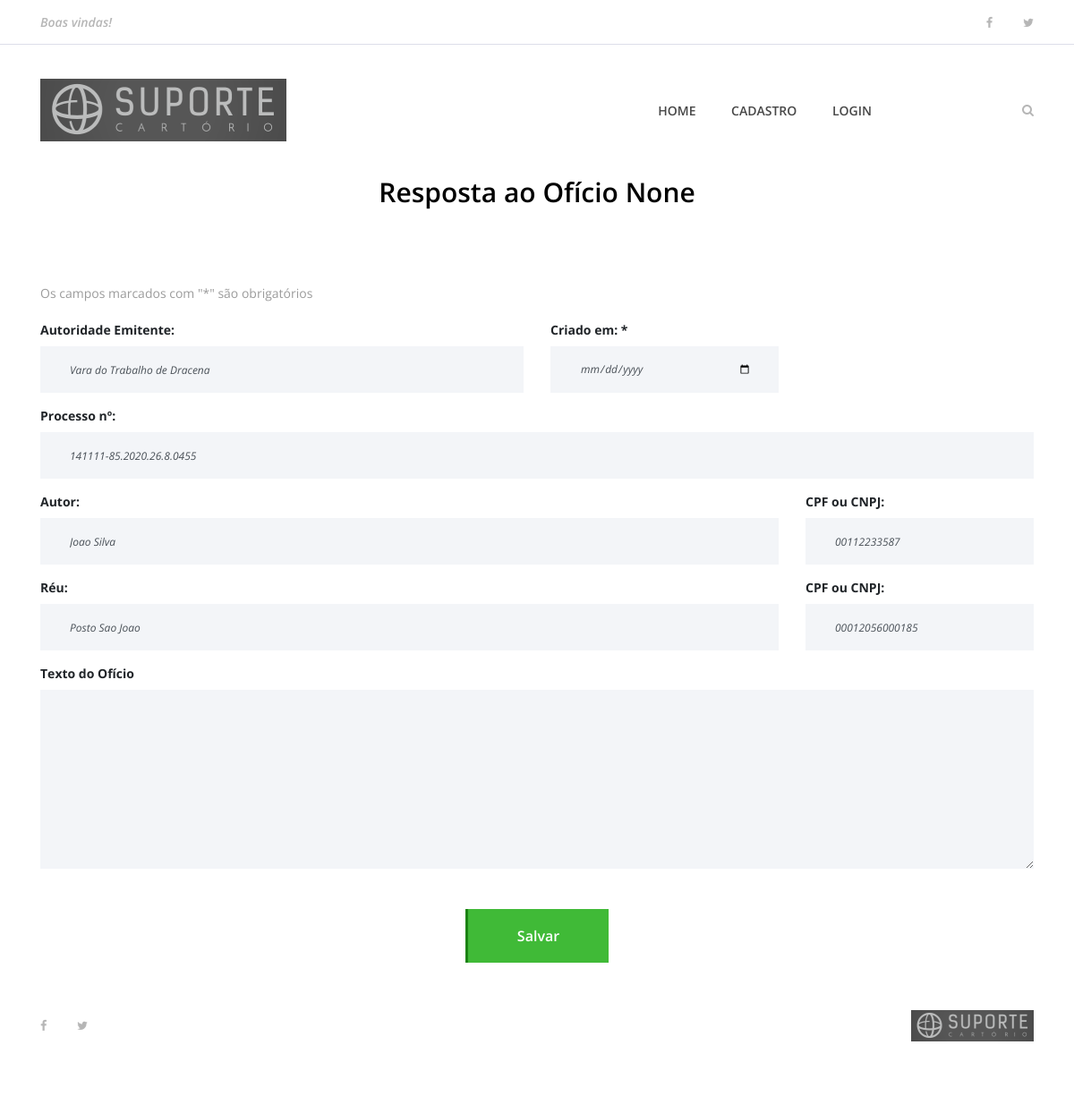
The page /oficio/responder/2 on the database as committed earlier.
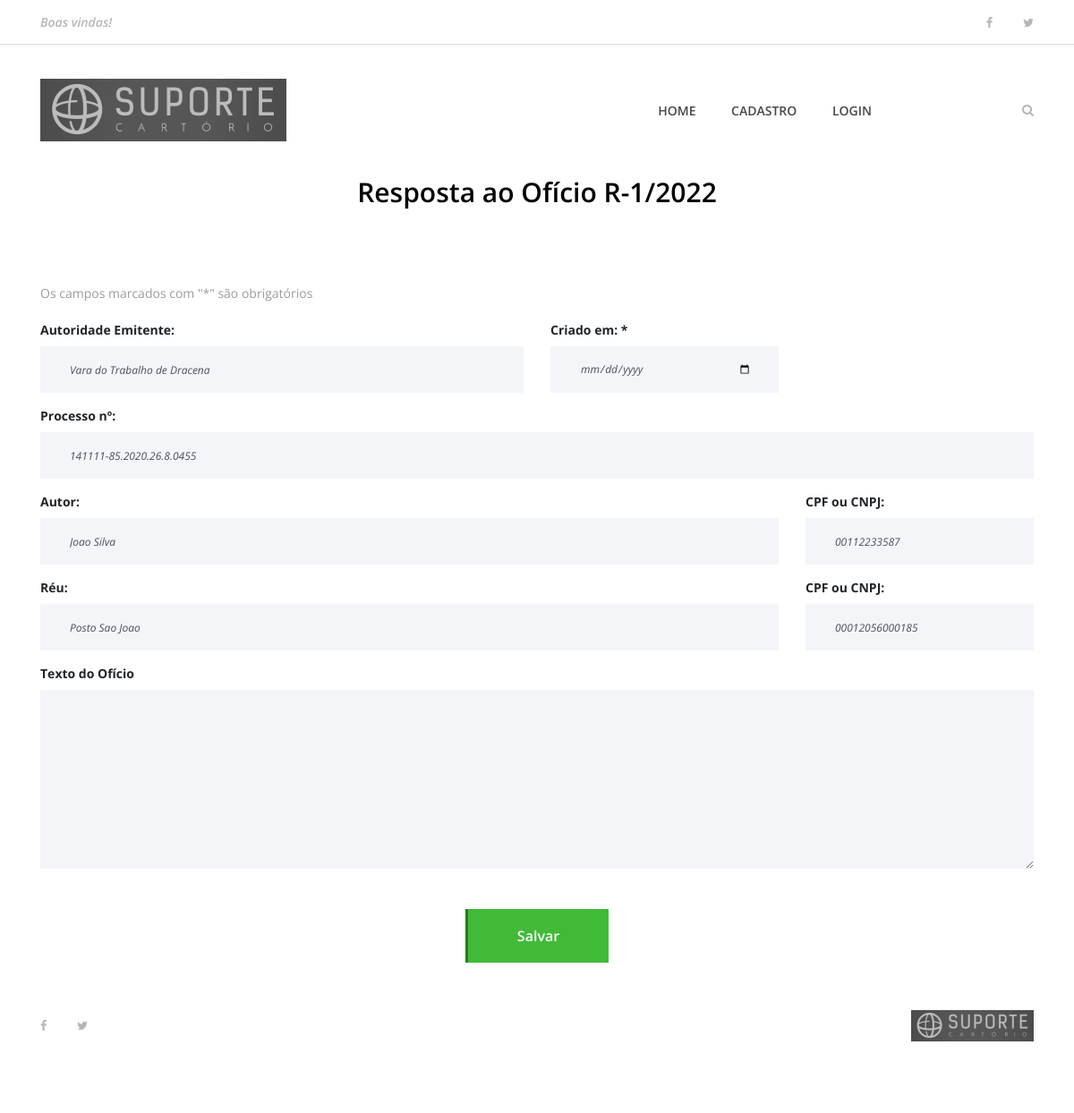
The same page on the database as committed later.
### apps/oficios/models/ReceivedOL.py (models this page shows, shortened)
class ReceivedOL(models.Model):
    received_in = models.DateField(verbose_name='Recebido em')
    ol_date = models.DateField(verbose_name='Data do Ofício')
    ol_origin_id = models.CharField(max_length=50, null=True, blank=True, verbose_name='Número ou Identificação do Ofício')
    authority = models.ForeignKey(Authority, null=True, blank=True, related_name='authority', on_delete=models.SET_NULL, verbose_name='Autoridade Emitente')
    lawsuit_number = models.CharField(null=True, blank=True, max_length=100, verbose_name='Processo nº:')
    lawsuit_author = models.CharField(null=True, blank=True, max_length=200, verbose_name='Autor')
    author_type = models.IntegerField(choices=PERSON_TYPE_CHOICE, default=1, verbose_name='Tipo de Pessoa')
    author_doc_number = models.CharField(null=True, blank=True, max_length=14, verbose_name='CPF ou CNPJ')
    lawsuit_accused = models.CharField(null=True, blank=True, max_length=200, verbose_name='Réu')
    accused_type = models.IntegerField(choices=PERSON_TYPE_CHOICE, default=1, verbose_name='Tipo de Pessoa')
    accused_doc_number = models.CharField(null=True, blank=True, max_length=14, verbose_name='CPF ou CNPJ')
    deadline = models.DateField(verbose_name='Prazo para Resposta')
    received_ol_number = models.CharField(null=True, blank=True, max_length=50, verbose_name='Número do Ofício Recebido')
    answer_ol = models.CharField(null=True, blank=True, max_length=50, verbose_name='Número do Ofício Resposta')
    status = models.BooleanField(default=True)
    created_at = models.DateTimeField(auto_now_add=True)
    updated_at = models.DateTimeField(auto_now=True)
    class Meta:
        verbose_name = 'Ofício Recebido'
        verbose_name_plural = 'Ofícios Recebidos'

### apps/oficios/models/Authority.py (models this page shows, shortened)
class Authority(models.Model):
    name = models.CharField(null=False, max_length=200)
    institution = models.CharField(max_length=200)
    state = models.ForeignKey(State, null=True, related_name='state', on_delete=models.SET_NULL)
    city = models.CharField(null=True, blank=True, max_length=200)
    address = models.CharField(null=True, blank=True, max_length=200)
    number = models.CharField(null=True, blank=True, max_length=10)
    complement = models.CharField(null=True, blank=True, max_length=200)
    cep = models.CharField(null=True, blank=True, max_length=8)
    email = models.EmailField(null=True, blank=True, max_length=100)
    phone = models.CharField(null=True, blank=True, max_length=50)
    status = models.BooleanField(default=True)
    created_at = models.DateTimeField(auto_now_add=True)
    updated_at = models.DateTimeField(auto_now=True)
    class Meta:
        verbose_name = 'Autoridade'
        verbose_name_plural = 'Autoridades'

### apps/oficios/views.py (the view)
# urls.py: path('oficio/responder/<int:oficio_id>', views.responde_oficio, name='responde_oficio'),
def responde_oficio(request, oficio_id):
    oficio = get_object_or_404(ReceivedOL, pk=oficio_id)
    autoridades = Authority.objects.all()
    oficio_a_responder = {
        'oficio': oficio,
        'autoridades': autoridades,
    }
    return render(request, 'oficios/responder.html', oficio_a_responder)

### templates/oficios/responder.html (shortened to what this page needs)
{% extends 'base.html' %}
{% load static %}
{% block content %}
<div class="contact-area section-padding-0-80">
    <div class="container">
        <div class="row">
            <div class="col-12">
                <div class="section-heading">
                    <h3>Resposta ao Ofício {{ oficio.received_ol_number}}</h3>
                </div>
            </div>
        </div>
        <div class="row">
            <div class="col-12">
            <p>Os campos marcados com "*" são obrigatórios</p>
                <div class="contact-form-area">
                    <form action="{% url 'salva_oficio_resposta' %}" method="POST" enctype="multipart/form-data">
                        <div class="row">
                            <div class="col-12 col-lg-6">
                                <label for="authority"><b>Autoridade Emitente:</b></label>
                                <input type="text" class="form-control" name="authority" value="{{ oficio.authority}}" disabled>
                            </div>
                        <div class="col-12 col-lg-3">
                            <label><b>Criado em: *</b></label>
                            <input class="form-control" type="date" name="creation_date" cols="30" rows="10" placeholder="Ex. 30/05/2022" required></input>
                        </div>
                        <div class="col-12">
                            <label><b>Processo nº: </b></label>
                            <input type="text" class="form-control" name="lawsuit_number" value="{{oficio.lawsuit_number}}"disabled>
                        </div>
                        <div class="col-12 col-lg-9">
                            <label><b>Autor: </b></label>
                            <input type="text" class="form-control" name="lawsuit_author" value="{{oficio.lawsuit_author}}" disabled>
                        </div>
                        <div class="col-12 col-lg-3">
                            <label><b>CPF ou CNPJ: </b></label>
                            <input type="number" class="form-control" name="author_doc_number" value="{{oficio.author_doc_number}}"disabled>
                        </div>
                        <div class="col-12 col-lg-9">
                            <label><b>Réu: </b></label>
                            <input type="text" class="form-control" name="lawsuit_accused" value="{{oficio.lawsuit_accused}}" disabled>
                        </div>
                        <div class="col-12 col-lg-3">
                            <label for="file"><b>CPF ou CNPJ: </b></label>
                            <input type="number" class="form-control" name="accused_doc_number" value="{{oficio.accused_doc_number}}"disabled>
                        </div>
                        <div class="col-12 col-lg-12">
                            <label><b>Texto do Ofício</b></label>
                            <textarea type="text" class="form-control" name="answer" value="{{oficio.accused_doc_number}}"></textarea>
                        </div>
                        <div class="col-12 text-center">
                            <button class="btn delicious-btn mt-30" type="submit">Salvar</button>
                        </div>
                    </form>
                </div>
            </div>
        </div>
    </div>
</div>
{% endblock %}

Rows that differ between the two databases and show on the page:
changed ReceivedOL "Joao Silva": received_ol_number "None" → "R-1/2022"
